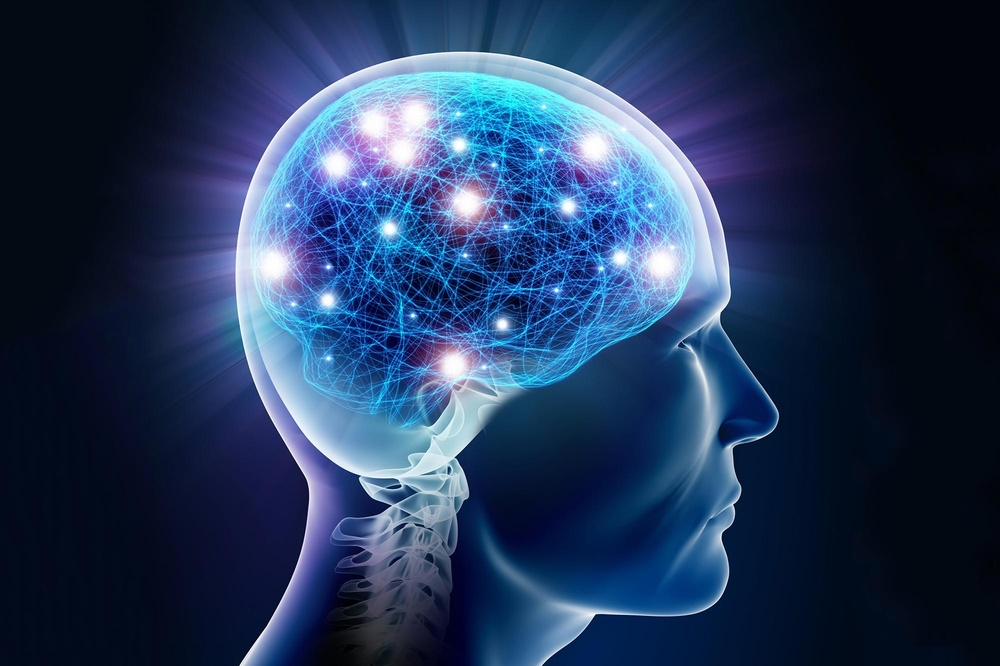
#> input picture brain.jpeg, 1000 x 666 px, shrunk from 2000 x 1333 before the run
$ jupyter execute week.ipynb
#> lines starting #> are read from the running program, lines starting #| are printed output that depends on the picture
[cell 1]
import cv2
import numpy as np

image = cv2.imread('brain.jpeg')
#> image is the input picture: shape (666, 1000, 3); mean B, G, R 88.9, 56.1, 35.7

kernel1 = np.ones ((5, 5), np.float32)/30

img=cv2.filter2D(src=image, ddepth=-1, kernel=kernel1)
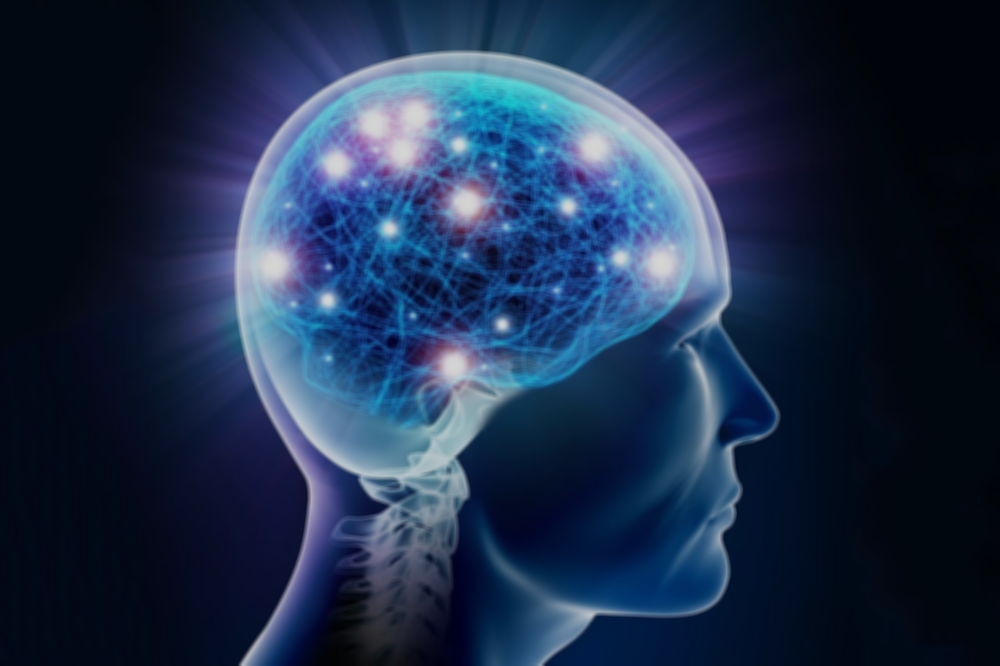
#> img: shape (666, 1000, 3); mean B, G, R 74.1, 46.7, 29.7

cv2.imshow('Original', image)
cv2.imshow('Kernel Blur', img)
cv2.waitKey()
cv2.destroyAllWindows()

[cell 2]
import cv2
import numpy as np

path=r'brain.jpeg'

img = cv2.imread(path)
im1 = cv2.blur(img, (5,5))
im2 = cv2.boxFilter(img, -1, (2, 2), normalize=True)
cv2.imshow('image', np.hstack((im1, im2)))
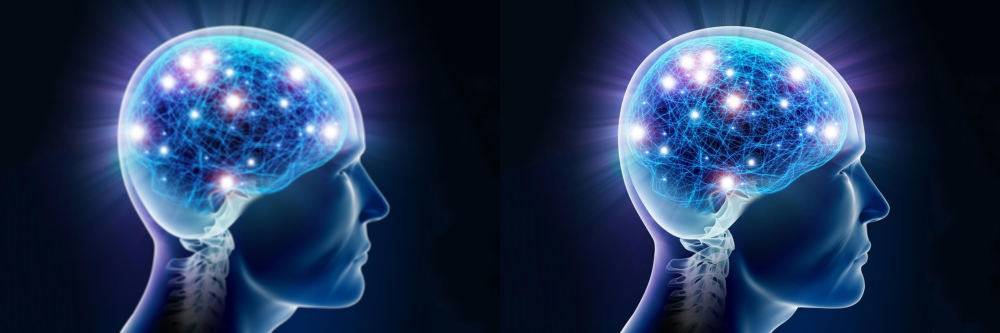
#> window 'image': shape (666, 2000, 3) (shown at 1/2 size); mean B, G, R 89.1, 56.2, 35.8
cv2.waitKey(0);
cv2.destroyAllWindows();
cv2.waitKey(1)

[cell 3]
import cv2
import numpy as np
img = cv2.imread('brain.jpeg')
median = cv2.medianBlur (img, 5)
compare = np. concatenate((img, median), axis=1)
cv2.imshow('img', compare)
cv2.waitKey (0)
cv2.destroyAllWindows

[cell 4]
import sys
import cv2 as cv

def main(argv):
    ddepth = cv.CV_16S
    kernel_size=3
    window_name = "Laplace Demo"

    imageName = argv[0] if len(argv) > 0 else 'brain.jpeg'

    src = cv.imread(cv.samples.findFile(imageName), cv.IMREAD_COLOR)

    if src is None:
        print('Error opening image')
        print('Program Arguments:[image_name -- default brain.jpeg]')
        return -1
    src = cv.GaussianBlur(src,(3,3),0)
    src_gray = cv.cvtColor(src, cv.COLOR_BGR2GRAY)
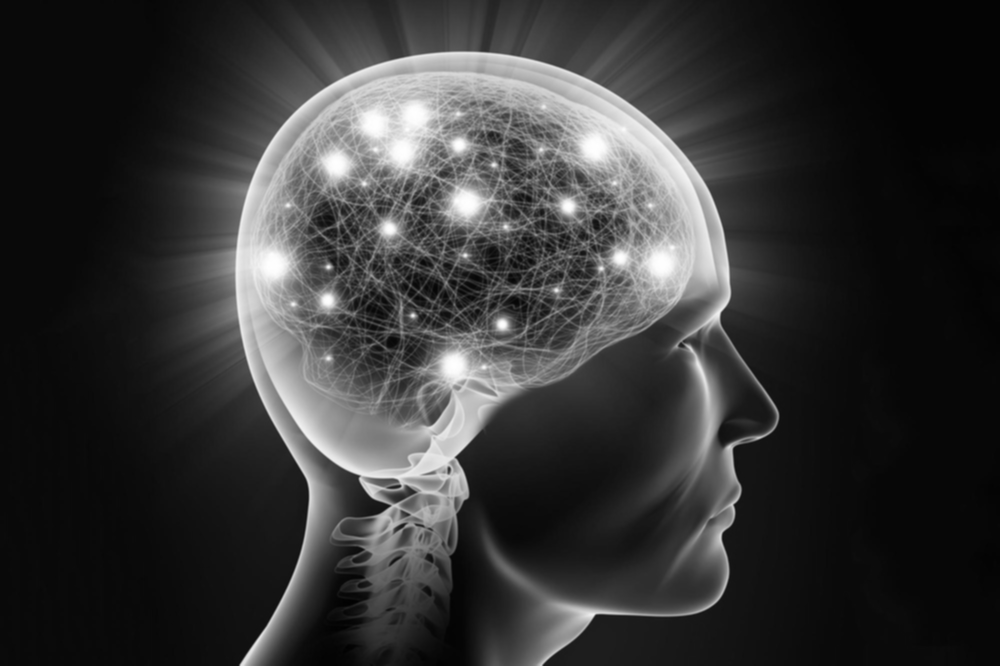
#> src_gray: shape (666, 1000); min 1, max 255, mean 53.8
    cv.namedWindow(window_name, cv.WINDOW_AUTOSIZE)
    dst = cv.Laplacian(src_gray,ddepth, ksize=kernel_size)
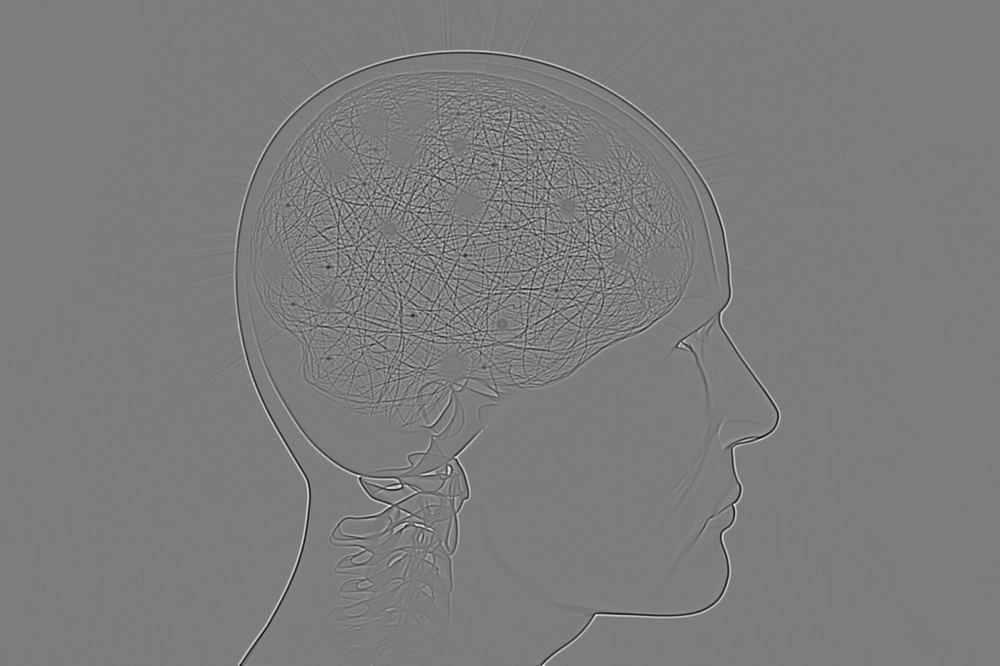
#> dst: shape (666, 1000) int16; min -366, max 380, mean 0; drawn with min black and max white
    abs_dst = cv.convertScaleAbs(dst)
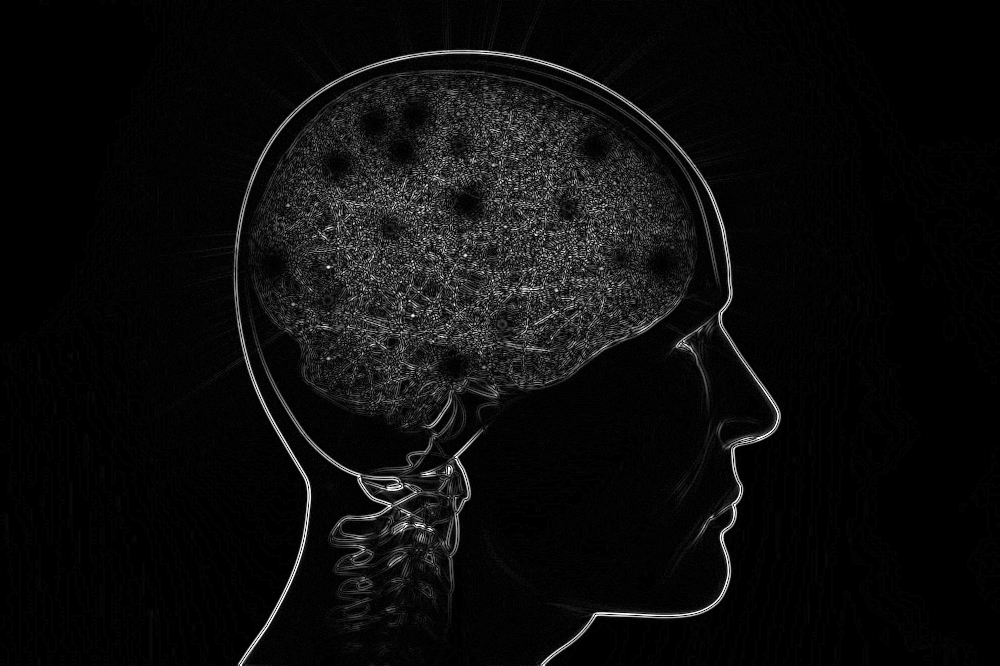
#> abs_dst: shape (666, 1000); min 0, max 255, mean 12.4
    cv.imshow(window_name,abs_dst)
    cv.waitKey(0)
    return 0
if __name__ == "__main__":
    main(sys.argv[1:1])

$ run again, with Ekran Resmi 2022-12-18 15.57.07.png saved as brain.jpeg
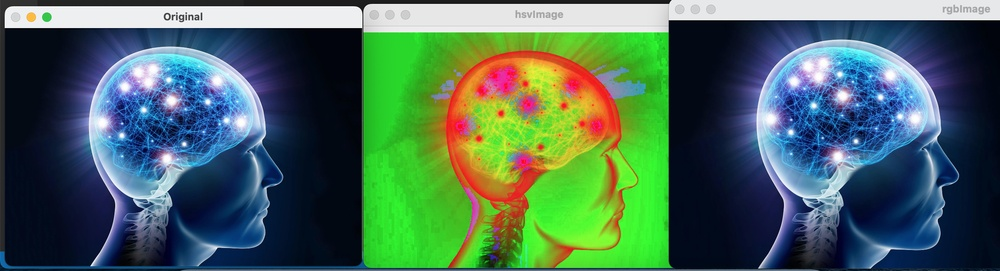
#> input picture Ekran Resmi 2022-12-18 15.57.07.png, 1000 x 271 px, shrunk from 2560 x 694 before the run
#> image is the input picture: shape (271, 1000, 3); mean B, G, R 90.7, 105.9, 73.3
#> in main, `dst = cv.Laplacian(src_gray,ddepth, ksize=kernel_size)`:
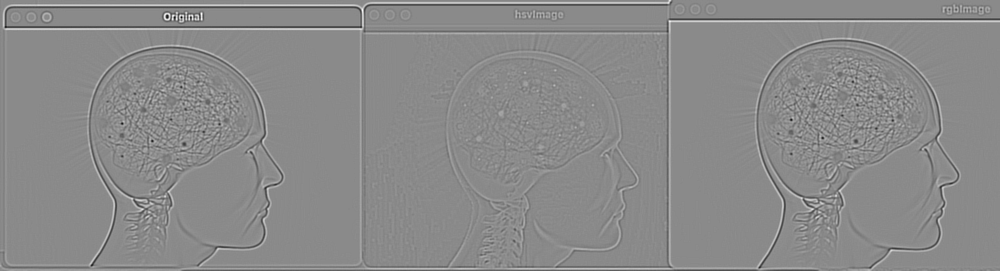
#> dst: shape (271, 1000) int16; min -508, max 428, mean -0.2; drawn with min black and max white
#> in main, `abs_dst = cv.convertScaleAbs(dst)`:
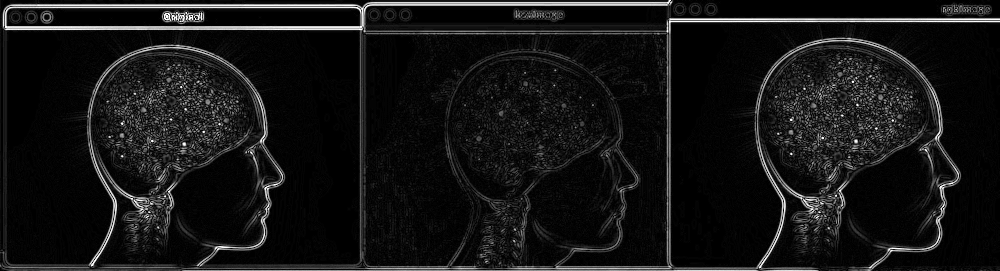
#> abs_dst: shape (271, 1000); min 0, max 255, mean 21.2

$ run again, with week3_histogrameq.png saved as brain.jpeg
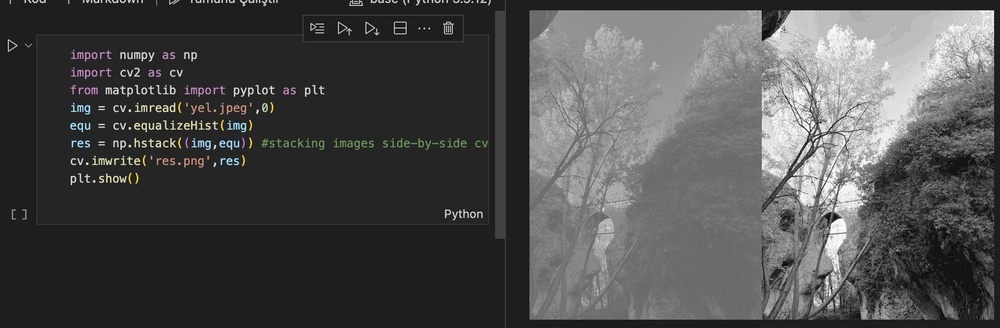
#> input picture week3_histogrameq.png, 1000 x 328 px, shrunk from 2036 x 668 before the run
#> image is the input picture: shape (328, 1000, 3); mean B, G, R 78.2, 78.3, 78.3
#> in main, `dst = cv.Laplacian(src_gray,ddepth, ksize=kernel_size)`:
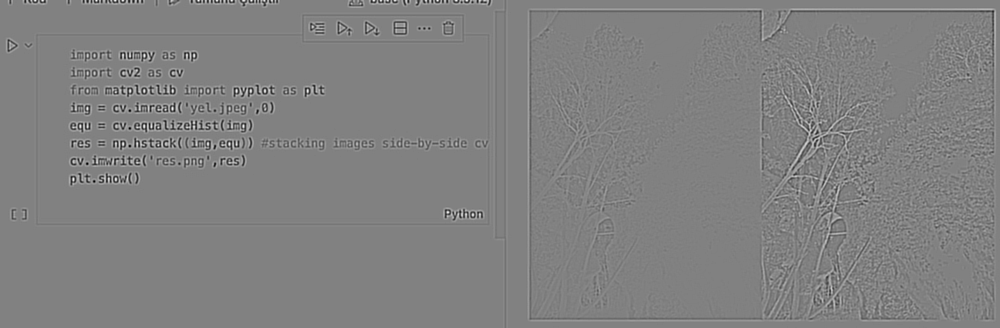
#> dst: shape (328, 1000) int16; min -586, max 572, mean 0; drawn with min black and max white
#> in main, `abs_dst = cv.convertScaleAbs(dst)`:
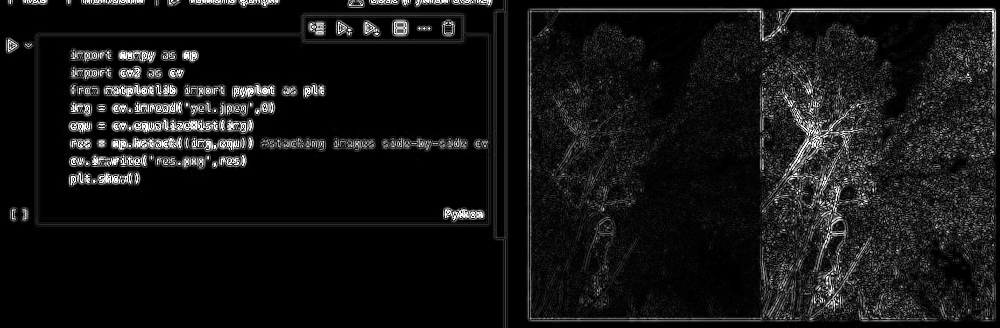
#> abs_dst: shape (328, 1000); min 0, max 255, mean 20.8
